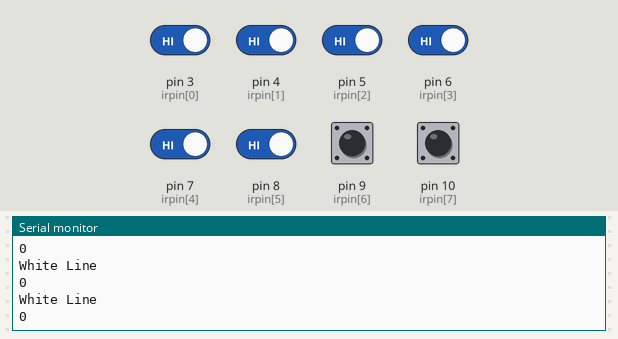
A sketch run on a simulated Arduino Uno, built with avr-gcc and run on an emulated ATmega328P. On the bench: the last lines printed to the serial monitor. The test bench sets the inputs (shaded band); at power-on: pin 3 (irpin[0]), pin 4 (irpin[1]), pin 5 (irpin[2]), pin 6 (irpin[3]), pin 7 (irpin[4]), pin 8 (irpin[5]), pin 9 (irpin[6]), pin 10 (irpin[7]) HIGH.

Above: at 2.8 s.
2.9 s: pin 3 (irpin[0]) driven LOW
At 3.7 s:
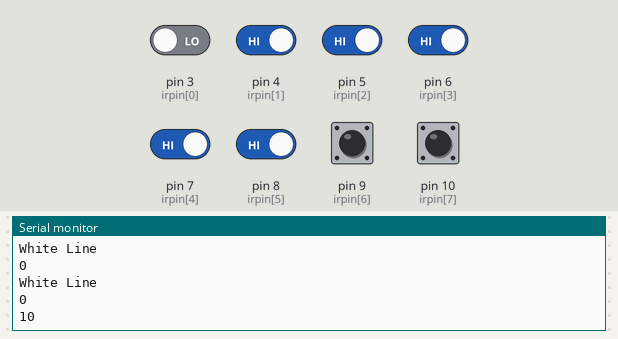
4.4 s: pin 4 (irpin[1]) driven LOW
At 5.7 s:
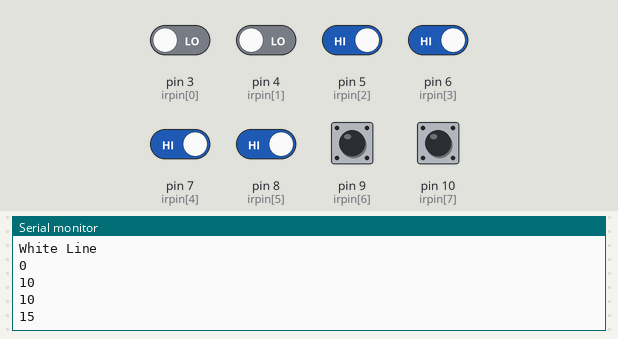
5.9 s: pin 5 (irpin[2]) driven LOW
At 6.8 s:
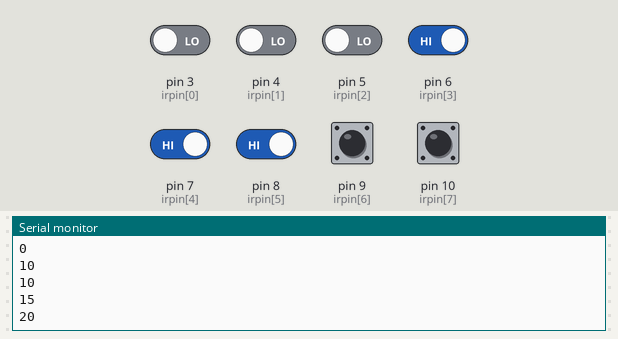
7.4 s: pin 6 (irpin[3]) driven LOW
At 8.7 s:
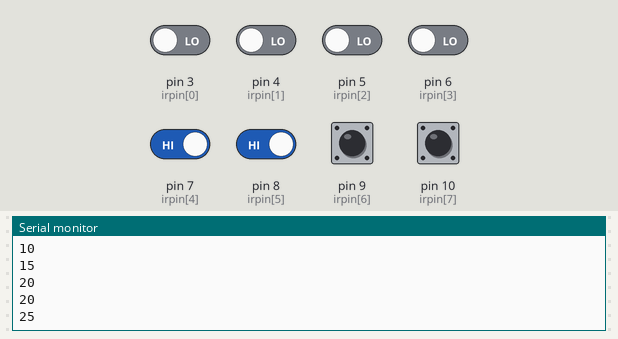
8.9 s: pin 7 (irpin[4]) driven LOW
At 9.5 s:
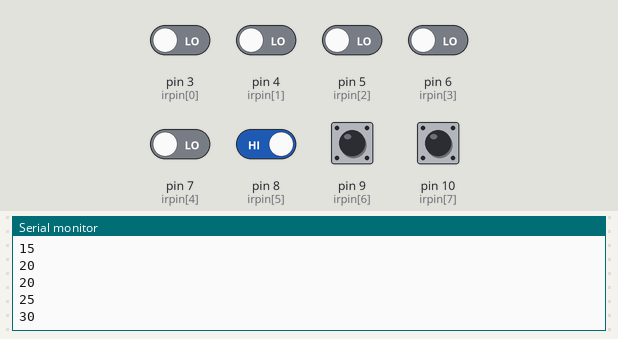
10.4 s: pin 8 (irpin[5]) driven LOW
At 11.8 s:
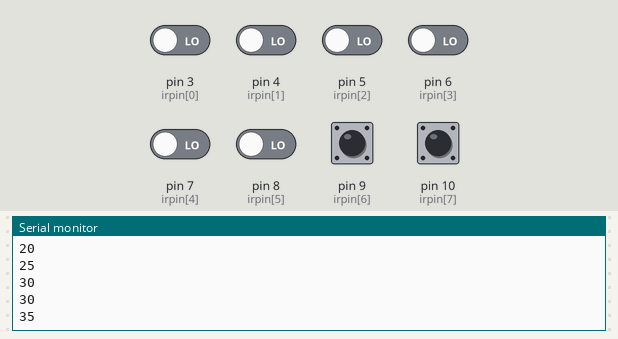
Timing chart, 0 to 12.9 s (numbered marks = the images above; inputs shaded):
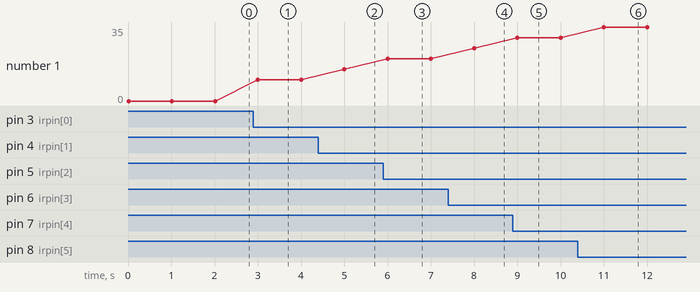

The sketch:

Line_Detection.ino
```cpp
int irpin[8]={3,4,5,6,7,8,9,10};
int line[8]={10,20,30,40,50,60,70,80};
int s[100];
int i;
int count=0,sum=0;
int average;
void setup() {
  // put your setup code here, to run once:
Serial.begin(9600);
 for(i=0;i<8;i++)
 {
pinMode(irpin[i],INPUT);
}
}

void loop() {
  // put your main code here, to run repeatedly:
for(i=0;i<8;i++)
  {
s[i]=digitalRead(irpin[i]);
  }
   count=0;
   sum=0;
   average=0;
  for(i=0;i<8;i++)
    {

if(s[i]==0)  //black line
{
 count=count+1;
  sum=sum+line[i];
}
}
if(count==0)
{
  Serial.println("White Line");
  sum=0;
  count=1;
}
average=sum/count;
Serial.println(average);
delay(1000);
  }
```

Measured:
- after the input at 2.9 s, the serial monitor: prints a new line after 0.10 s (image 1)
- after the input at 4.4 s, the serial monitor: prints a new line after 0.60 s (image 2)
- after the input at 5.9 s, the serial monitor: prints a new line after 0.10 s (image 3)
- after the input at 7.4 s, the serial monitor: prints a new line after 0.60 s (image 4)
- after the input at 8.9 s, the serial monitor: prints a new line after 0.10 s (image 5)
- after the input at 10.4 s, the serial monitor: prints a new line after 0.60 s (image 6)
- plotted number 1: 0 → 10 after the input at 2.9 s, 10 → 15 after the input at 4.4 s, 15 → 20 after the input at 5.9 s, 20 → 25 after the input at 7.4 s, 25 → 30 after the input at 8.9 s
